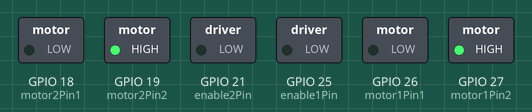
The sketch below on a simulated ESP32. Shown: switched loads named in the sketch (green lamp = pin HIGH).

Above: at 0.1 s.
Timing chart, 0 to 1.6 s (numbered marks = the images above):
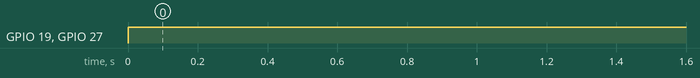

Measured:
- by itself, GPIO 19 (motor2Pin2), GPIO 27 (motor1Pin2): LOW → HIGH at 0.00 s

The sketch:

receiver.ino
```cpp
#include <esp_now.h>
#include <WiFi.h>

// Motor A pinout
const int motor1Pin1 = 26;
const int motor1Pin2 = 27;
const int enable1Pin = 25;

// Motor B pinout
const int motor2Pin1 = 18;
const int motor2Pin2 = 19;
const int enable2Pin = 21;

// PWM properties
const int freq = 20000;
const int pwmCh1 = 0;
const int pwmCh2 = 1;
const int resolution = 8;

// connection stuff
int time_since_last_signal = 0;

// struct to receive data
typedef struct struct_message {
    int speed_lefttrack;
    int speed_righttrack;
    int dir_lefttrack; // 1 = forward 0 = reverse
    int dir_righttrack; // 1 = forward 0 = reverse
    int chksum;
} struct_message;

struct_message myData;

// function to verify chksum
bool check_sum(struct_message s){
  int sum = s.speed_lefttrack + s.speed_righttrack + s.dir_lefttrack + s.dir_righttrack;
  if(sum == s.chksum) return true;
  else return false;
}

// callback function that will be executed when data is received
void OnDataRecv(const esp_now_recv_info * info, const uint8_t *incomingData, int len) {
  const struct_message *inc = (const struct_message *)incomingData;
  if(!check_sum(*inc)) return;

  memcpy(&myData, incomingData, sizeof(myData));
  time_since_last_signal = 0;
}

//motor control functions
void process_motors(){

  //left motor first
  if(myData.dir_lefttrack == 1){
    //go forward
    digitalWrite(motor1Pin1, HIGH);
    digitalWrite(motor1Pin2, LOW);
  }else{
    //go backward
    digitalWrite(motor1Pin1, LOW);
    digitalWrite(motor1Pin2, HIGH);
  }

  //write speed in leftmotor
  ledcWrite(enable1Pin, myData.speed_lefttrack);

  // ------------ //

  //then right motor
  if(myData.dir_righttrack == 1){
  //go forward
    digitalWrite(motor2Pin1, HIGH);
    digitalWrite(motor2Pin2, LOW);
  }else{
  //go backward
    digitalWrite(motor2Pin1, LOW);
    digitalWrite(motor2Pin2, HIGH);
  }

  //write speed in rightmotor
  ledcWrite(enable2Pin, myData.speed_righttrack);
}

void kill_motors(){
  ledcWrite(enable1Pin, 0);
  ledcWrite(enable2Pin, 0);
}

void setup() {
  //Initialize Serial Monitor
  Serial.begin(115200);

  //set device as wifi station
  WiFi.mode(WIFI_STA);

  //init ESP-NOW
  if (esp_now_init() != ESP_OK) {
    Serial.println("Error initializing ESP-NOW");
    return;
  }

  //register our OnDataRecv function to be the callback function triggered on data receive
  esp_now_register_recv_cb(OnDataRecv);

  //setup for motors
  myData.speed_lefttrack = 0;
  myData.speed_righttrack = 0;

  pinMode(motor1Pin1, OUTPUT);
  pinMode(motor1Pin2, OUTPUT);
  pinMode(enable1Pin, OUTPUT);

  pinMode(motor2Pin1, OUTPUT);
  pinMode(motor2Pin2, OUTPUT);
  pinMode(enable2Pin, OUTPUT);

  ledcAttachChannel(enable1Pin, freq, resolution, pwmCh1);
  ledcAttachChannel(enable2Pin, freq, resolution, pwmCh2);
}

void loop() {
  //if(time_since_last_signal++ < 20) process_motors();
  //else kill_motors();
  process_motors();
  delay(50);
}
```
